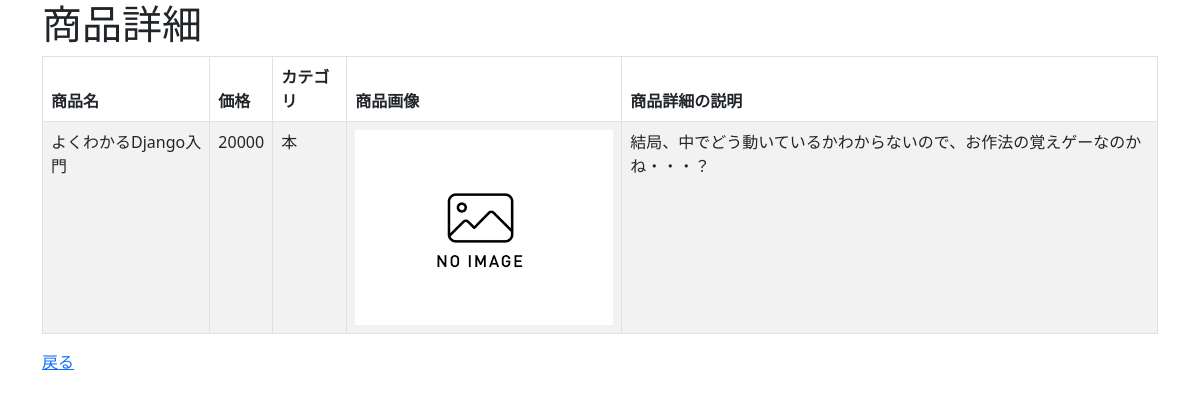
The app's page /crud/detail/1 with its own data.
### crud/models.py (models this page shows, shortened)
class Product(models.Model):
    name = models.CharField(max_length=200)
    price = models.PositiveIntegerField()
    category = models.ForeignKey(Category, on_delete=models.CASCADE)
    detail = models.TextField(blank=True,null=True)
    img = models.ImageField(blank=True, default='noImage.png')

class Category(models.Model):
    name = models.CharField(max_length=200)
    def __str__(self):
        return self.name

### crud/views.py (the view)
# urls.py: path('crud/detail/<int:pk>',views.ProductDetailView.as_view(),name="detail")
class ProductDetailView(DeleteView):
    model = Product
    template_name_suffix = '_detail'

### crud/templates/crud/product_detail.html (shortened to what this page needs)
{% extends "base.html" %}
{% block content %}
    <h1>商品詳細</h1>
    <table class="table table-striped table-hover table-bordered">
        <thead>
            <tr>
                <th>商品名</th>
                <th>価格</th>
                <th>カテゴリ</th>
                <th>商品画像</th>
                <th>商品詳細の説明</th>
            </tr>
        </thead>
        <tr>
            <td>{{ object.name }}</td>
            <td>{{ object.price }}</td>
            <td>{{ object.category }}</td>
            <td><img src="{{ object.img.url }}" style="width:100px height=auto;"></td>
            <td>{{ object.detail }}</td>
        </tr>
    </table>
    <a href="{% url 'list' %}">戻る</a>
{% endblock %}

### records on screen
Product: name "よくわかるDjango入門", price "20000", category "本", img (placeholder picture), detail "結局、中でどう動いているかわからないので、お作法の覚えゲーなのかね・・・？"
